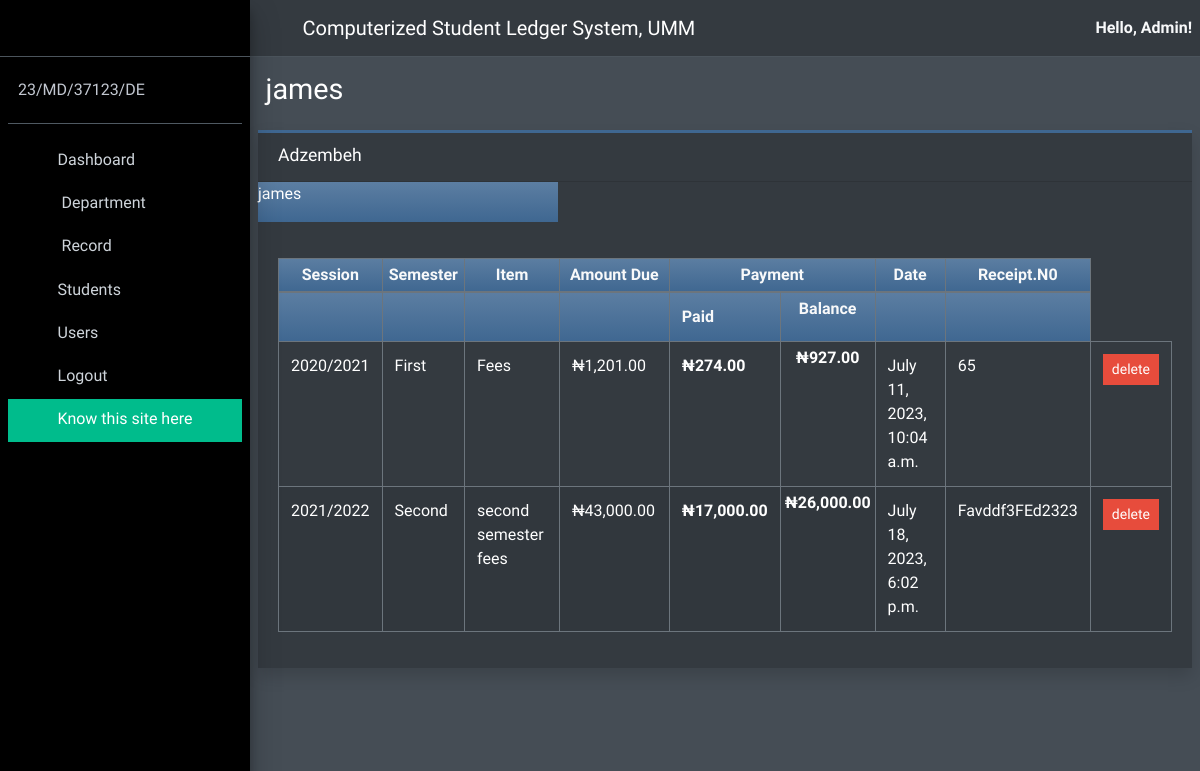
/student/9/ (signed in), run on the app's committed database.
### account/models.py (models this page shows, shortened)
class CustomUser(AbstractUser):
    username = models.CharField(
        _('username'),
        max_length=150,
        unique=True,
        help_text=_('Required. 150 characters or fewer. Letters, digits, and @/./+/-/_ only.'),
        validators=[],
        error_messages={
            'unique': _("A user with that username already exists."),
        },
    )

class Student(models.Model):
    level = (
        (1,"100L"),
        (2,'200L'),
        (3,'300L'),
        (4,"400L"),
        (5,'500L'),
    )
    reg_no = models.CharField(max_length=15, unique=True)
    first_name = models.CharField(max_length=30,blank=True,null=True)
    middle_name = models.CharField(max_length=30,blank=True,null=True)
    last_name = models.CharField(max_length=30,blank=True, null=True)
    course_option= models.CharField(max_length=50)
    department= models.ForeignKey(Department, on_delete=models.CASCADE, null = True, blank = True)
    level = models.IntegerField(choices=level,default=1)
    created_on = models.DateTimeField(auto_now_add=True)

class Record(models.Model):
    semester= models.ForeignKey(Semester,on_delete=models.CASCADE)
    item = models.CharField(max_length=50)
    reg_no = models.CharField(max_length=15, null=True,blank=True)
    session = models.ForeignKey(Session,on_delete=models.CASCADE)
    ammount_due = models.FloatField(default=0)
    paid = models.FloatField(default=0)
    balance = models.FloatField(default=0)
    reciept_no = models.CharField(max_length=15)
    created_on = models.DateTimeField(auto_now_add=True)
    is_draft = models.BooleanField(default=True)

class Session(models.Model):
    session_name = models.CharField(max_length=15)

class Semester(models.Model):
    session = models.ForeignKey(Session,on_delete = models.CASCADE)
    semester_name = models.CharField(max_length=15)
    semester_fees = models.FloatField(default = 0)

### account/views.py (the view)
# urls.py: path('student/<int:pk>/',StudentDetail.as_view(),name = 'student_detail'),
class StudentDetail(UserPassesTestMixin,DetailView):
    model = Student
    template_name = 'student_detail.html'
    def get_context_data(self,*args,**kwargs):
        pk= self.kwargs.get('pk')
        student = Student.objects.get(id =pk)
        context =  super(StudentDetail,self).get_context_data(*args,**kwargs)
        records = Record.objects.filter(reg_no =student.reg_no)
        context.update({'records':records})
        return context
    def test_func(self):
        if self.request.user.is_superuser:
            return True
        return False

### templates/student_detail.html (shortened to what this page needs)
{%extends 'base.html'%}
{%block content%}
{%include 'header.html'%}
{%include 'side_bar.html'%}
{% load humanize %}
<body class="hold-transition sidebar-mini dark-mode layout-fixed layout-navbar-fixed">
    <div class="wrapper">
      <div class="content-wrapper">
        <section class="content-header">
          <div class="container-fluid">
            <div class="row mb-2">
              <div class="col-sm-6">
                <h1>{{object.first_name}}</h1>
              </div>
            </div>
          </div>
        </section>
        <section class="content">
          <div class="card card-outline card-primary rounded-0 shadow">
            <div class="card-header">
              <h3 class="card-title">{{object.last_name}}</h3>
              <div class="card-tools">
                <button type="button" class="btn btn-tool" data-card-widget="collapse" title="Collapse">
                  <i class="fas fa-minus"></i>
                </button>
              </div>
            </div>
            <p class="bg-gradient-primary text-light" style="width: 300px; height: 40px;"><a  href="{%url 'dept' object.id%}" style="color: white;">{{object.first_name}}</a></p>
            <div class="card-body">
                <div class="row">
                    <div class="col-md-12 table-responsive">
                      <table id="patient_history" class="table table-striped table-bordered">
                        <colgroup>
                          <col width="10%">
                          <col width="15%">
                          <col width="15%">
                          <col width="15%">
                          <col width="10%">
                          <col width="10%">
                          <col width="15%">
                        </colgroup>
                        <thead>
                          <tr class="bg-gradient-primary text-light">
                            <th class="p-1 text-center">Session</th>
                            <th class="p-1 text-center">Semester</th>
                            <th class="p-1 text-center">Item</th>
                            <th class="p-1 text-center">Amount Due</th>
                            <th class="p-1 text-center" colspan="2">Payment
                           </th>
                            <th class="p-1 text-center">Date</th>
                            <th class="p-1 text-center">Receipt.N0</th>
                          </tr>
                        </thead>
                        <tbody>
                          <tr class="bg-gradient-primary text-light">
                            <td></td>
                            <td></td>
                            <td></td>
                            <td></td>
                              <th cclass="p-1 text-center">Paid</th>
                              <th class="p-1 text-center">Balance</th>
                            <td></td>
                            <td></td>
                          </tr>
                          {%for record in records%}
                          <tr>
                            <td>{{record.session.session_name}}</td>
                            <td>{{record.semester.semester_name}}</td>
                            <td>{{record.item}}</td>
                            <td>&#8358;{{record.ammount_due|floatformat:2|intcomma }}</td>
                              <th cclass="p-1 text-center">&#8358;{{record.paid|floatformat:2|intcomma }}</th>
                              <th class="p-1 text-center">&#8358;{{record.balance|floatformat:2|intcomma }}</th>
                            <td>{{record.created_on}}</td>
                            <td>{{record.reciept_no}}</td>
                            <td>
                              <form action="" method="post">
                                <button type="submit" id="save_medicine"
                                name="delete" value="{{record.id}}" class="btn bg-danger btn-sm btn-flat ">delete</button></td>
                          </tr>
                          {%endfor%}
                        </tbody>
                      </table>
                    </div>
                  </div>
            </div>
        </div>
      </section>
{%endblock%}

### templates/header.html
<nav class="main-header navbar navbar-expand navbar-dark navbar-light fixed-top">
    <ul class="navbar-nav">
      <li class="nav-item">
        <a class="nav-link" data-widget="pushmenu" href="#" role="button"><i class="fas fa-bars"></i></a>
      </li>
    </ul>
    <a href="" class="navbar-brand">
      <span class="brand-text font-weight-light">Computerized Student Ledger System, UMM</span>
  </a>
    <ul class="navbar-nav ml-auto">
      <li class="nav-item">
      <div class="login-user text-light font-weight-bolder">Hello, {{request.user.first_name}}!</div>
      </li>
    </ul>
  </nav>

### templates/side_bar.html (shortened to what this page needs)
<aside class="main-sidebar sidebar-dark-primary bg-black elevation-4">
    <a href="./" class="brand-link logo-switch bg-black">
    </a>
    <div class="sidebar">
      <div class="user-panel mt-3 pb-3 mb-3 d-flex">
        <div class="info">
          <a href="#" class="d-block">{{request.user.username}}</a>
        </div>
      </div>
      <nav class="mt-2">
        <ul class="nav nav-pills nav-sidebar flex-column" data-widget="treeview" role="menu" data-accordion="false">
          <li class="nav-item" id="mnu_dashboard">
            <a href="{%url 'home'%}" class="nav-link">
              <i class="nav-icon fas fa-tachometer-alt"></i>
              <p>
                Dashboard
              </p>
            </a>
          </li>
          <li class="nav-item" id="mnu_patients">
            <a href="#" class="nav-link">
              <i class="nav-icon fas fa-pen"></i>
              <p>
                Department
                <i class="right fas fa-angle-left"></i>
              </p>
            </a>
          </li>
          <li class="nav-item" id="mnu_patients">
            <a href="#" class="nav-link">
              <i class="nav-icon fas fa-pen"></i>
              <p>
                Record
                <i class="right fas fa-angle-left"></i>
              </p>
            </a>
          </li>
          <li class="nav-item" id="mnu_reports">
            <a href="#" class="nav-link">
              <i class="nav-icon fas fa-edit"></i>
              <p>
                Students
                <i class="fas fa-angle-left right"></i>
              </p>
            </a>
          </li>
          <li class="nav-item" id="mnu_users">
            <a href="{%url 'users'%}" class="nav-link">
              <i class="nav-icon fa fa-users"></i>
              <p>
                Users
              </p>
            </a>
          </li>
          <li class="nav-item">
            <a href="{%url 'logout'%}" class="nav-link">
              <i class="nav-icon fa fa-sign-out-alt"></i>
              <p>
                Logout
              </p>
            </a>
          </li>
          <li class="nav-item  bg-success btn-flat" id="mm">
            <a href="{%url 'desc'%}" class="nav-link">
              <i class="nav-icon fas fa-user"></i>
              <p>
                Know this site here
              </p>
            </a>
          </li>
        </ul>
      </nav>
    </div>
  </aside>

### data on the page
CustomUser: user.first_name "Admin", user.username "23/MD/37123/DE"
Student: first_name "james", last_name "Adzembeh"
Record: session.session_name "2020/2021", semester.semester_name "First", item "Fees", ammount_due "1,201.00", paid "274.00", balance "927.00", created_on "July 11, 2023, 10:04 a.m.", reciept_no "65", {{ record.id }} 2 (drawn)
Record: session.session_name "2021/2022", semester.semester_name "Second", item "second semester fees", ammount_due "43,000.00", paid "17,000.00", balance "26,000.00", created_on "July 18, 2023, 6:02 p.m.", reciept_no "Favddf3FEd2323", {{ record.id }} 3 (drawn)
